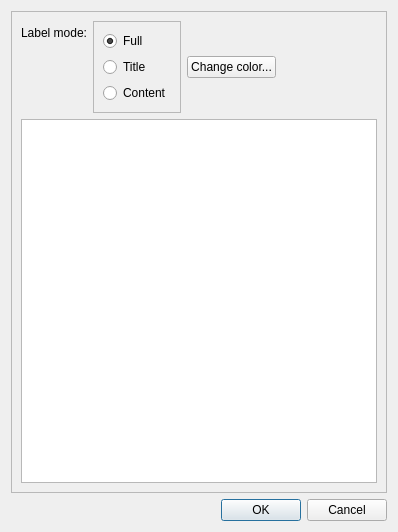
<ui version="4.0" >
 <class>QDialogCDProperties</class>
 <widget class="QDialog" name="QDialogCDProperties" >
  <property name="windowModality" >
   <enum>Qt::NonModal</enum>
  </property>
  <property name="geometry" >
   <rect>
    <x>0</x>
    <y>0</y>
    <width>398</width>
    <height>532</height>
   </rect>
  </property>
  <property name="windowTitle" >
   <string>Label properties</string>
  </property>
  <property name="modal" >
   <bool>false</bool>
  </property>
  <layout class="QHBoxLayout" name="horizontalLayout_3" >
   <item>
    <layout class="QVBoxLayout" name="verticalLayout" >
     <item>
      <widget class="QFrame" name="frame" >
       <property name="frameShape" >
        <enum>QFrame::StyledPanel</enum>
       </property>
       <property name="frameShadow" >
        <enum>QFrame::Raised</enum>
       </property>
       <property name="lineWidth" >
        <number>3</number>
       </property>
       <layout class="QVBoxLayout" name="verticalLayout_4" >
        <item>
         <layout class="QHBoxLayout" name="horizontalLayout" >
          <item>
           <layout class="QFormLayout" name="formLayout" >
            <item row="0" column="0" >
             <widget class="QLabel" name="label" >
              <property name="text" >
               <string>Label mode:</string>
              </property>
             </widget>
            </item>
            <item row="0" column="1" >
             <widget class="QFrame" name="frame_2" >
              <property name="frameShape" >
               <enum>QFrame::StyledPanel</enum>
              </property>
              <property name="frameShadow" >
               <enum>QFrame::Raised</enum>
              </property>
              <layout class="QVBoxLayout" name="verticalLayout_3" >
               <item>
                <widget class="QRadioButton" name="radioModeFull" >
                 <property name="text" >
                  <string>Full</string>
                 </property>
                 <property name="checked" >
                  <bool>true</bool>
                 </property>
                </widget>
               </item>
               <item>
                <widget class="QRadioButton" name="radioModeTitle" >
                 <property name="text" >
                  <string>Title</string>
                 </property>
                </widget>
               </item>
               <item>
                <widget class="QRadioButton" name="radioModeContent" >
                 <property name="text" >
                  <string>Content</string>
                 </property>
                </widget>
               </item>
              </layout>
             </widget>
            </item>
           </layout>
          </item>
          <item>
           <widget class="QPushButton" name="btnColor" >
            <property name="text" >
             <string>Change color...</string>
            </property>
            <property name="autoDefault" >
             <bool>false</bool>
            </property>
           </widget>
          </item>
          <item>
           <spacer name="horizontalSpacer" >
            <property name="orientation" >
             <enum>Qt::Horizontal</enum>
            </property>
            <property name="sizeHint" stdset="0" >
             <size>
              <width>40</width>
              <height>20</height>
             </size>
            </property>
           </spacer>
          </item>
         </layout>
        </item>
        <item>
         <widget class="QCDView" name="cdView" >
          <property name="sizePolicy" >
           <sizepolicy vsizetype="Expanding" hsizetype="Expanding" >
            <horstretch>0</horstretch>
            <verstretch>2</verstretch>
           </sizepolicy>
          </property>
          <property name="baseSize" >
           <size>
            <width>0</width>
            <height>0</height>
           </size>
          </property>
          <property name="interactive" >
           <bool>false</bool>
          </property>
         </widget>
        </item>
       </layout>
      </widget>
     </item>
     <item>
      <widget class="QDialogButtonBox" name="buttonBox" >
       <property name="orientation" >
        <enum>Qt::Horizontal</enum>
       </property>
       <property name="standardButtons" >
        <set>QDialogButtonBox::Cancel|QDialogButtonBox::Ok</set>
       </property>
      </widget>
     </item>
    </layout>
   </item>
  </layout>
 </widget>
 <customwidgets>
  <customwidget>
   <class>QCDView</class>
   <extends>QGraphicsView</extends>
   <header>qcdview.h</header>
  </customwidget>
 </customwidgets>
 <tabstops>
  <tabstop>buttonBox</tabstop>
 </tabstops>
 <resources/>
 <connections>
  <connection>
   <sender>buttonBox</sender>
   <signal>accepted()</signal>
   <receiver>QDialogCDProperties</receiver>
   <slot>accept()</slot>
   <hints>
    <hint type="sourcelabel" >
     <x>258</x>
     <y>582</y>
    </hint>
    <hint type="destinationlabel" >
     <x>157</x>
     <y>274</y>
    </hint>
   </hints>
  </connection>
  <connection>
   <sender>buttonBox</sender>
   <signal>rejected()</signal>
   <receiver>QDialogCDProperties</receiver>
   <slot>reject()</slot>
   <hints>
    <hint type="sourcelabel" >
     <x>326</x>
     <y>582</y>
    </hint>
    <hint type="destinationlabel" >
     <x>286</x>
     <y>274</y>
    </hint>
   </hints>
  </connection>
 </connections>
</ui>
